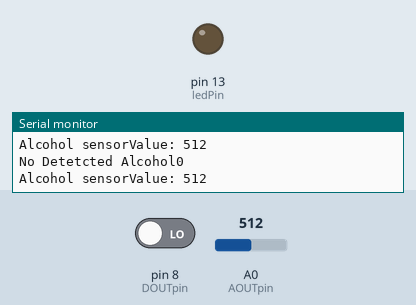
This sketch was run on a simulated Arduino Nano, built with avr-gcc and run on an emulated ATmega328P. Parts: output pins drawn as LEDs (lit = HIGH), the last lines printed to the serial monitor. Inputs (shaded band) come from the test bench; at power-on: pin 8 (DOUTpin) LOW, A0 (AOUTpin) = 512.

Above: at 1.2 s.
1.3 s: pin 8 (DOUTpin) driven HIGH
At 2.6 s:
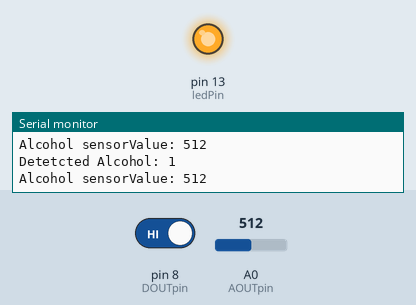
2.9 s: pin 8 (DOUTpin) driven LOW
At 4.4 s:
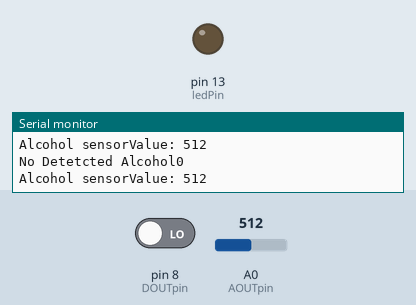
Timing chart, 0 to 5.9 s (numbered marks = the images above; inputs shaded):
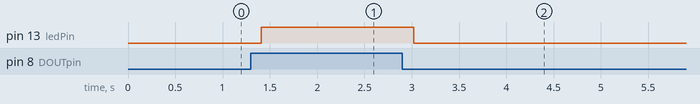

The sketch:

breath.ino
```cpp
/**
 * Breathalyser Circuit using the following items:
 * 1. An Arduino Nano (AtMega 328P).
 * 2. MQ-3 Ethanol sensor
 * 3. Single red LED
 *
 * This is all pre-calibration so one of the main bugs currently need
 * attention is the LED lights on detection of ethanol and goes out when
 * ethanol removed.
 *
 * However the analogue sensor is detecting correctly.
 *
 * @TODO: Add extra sensors such as toxic gases and CO then finally a buzzer for local alarm functionality.
 */

/**
 * The digital and analog pins of the sensor ad where they go on the Arduino   * Nano
 */
const int DOUTpin=8;
const int AOUTpin=0;

//The digital pin assigned to the LED output
const int ledPin=13;

int limit;
int sensorValue;

/**
 * Setting up serial caud rate as 115200
 * Setting the pinMode for pin 8 to INPUT (it will recieve 1 or 0 dependent on
 * alcohol dtection)
 * Setting digital pin 13 as the OUTPUT pin for the LED to show if ethanol is
 * detected.
 */
void setup() {
  Serial.begin(115200);
  pinMode(DOUTpin, INPUT);
  pinMode(ledPin, OUTPUT);
}

/**
 * Main loop which constantly draws a reasing from the analog pinf of the
 * sensor and outputs this to the Serial Monitor.
 *
 * @TODO output readings to LCD or LED display
 * @TODO calibrate using a friend with different units of alcohol to get the
 *       best callibration level on the potentiometer on the sennsors rear.
 * @TODO Refactor method to make more DRY
 */
void loop()
{
  sensorValue = analogRead(AOUTpin);
  limit = digitalRead(DOUTpin);
  Serial.print("Alcohol sensorValue: ");
  Serial.println(sensorValue);

  delay(100);
  if (limit == HIGH){
    Serial.print("Detetcted Alcohol: ");
    Serial.print(limit);
    Serial.println("\n");
    digitalWrite(ledPin, HIGH);
  } else {
    Serial.print("No Detetcted Alcohol");
    Serial.print(limit);
    Serial.println("\n");
    digitalWrite(ledPin, LOW);
  }
}
```

Measured:
- after the input at 1.3 s, pin 13 (ledPin): LOW → HIGH after 0.11 s
- after the input at 2.9 s, pin 13 (ledPin): HIGH → LOW after 0.12 s
